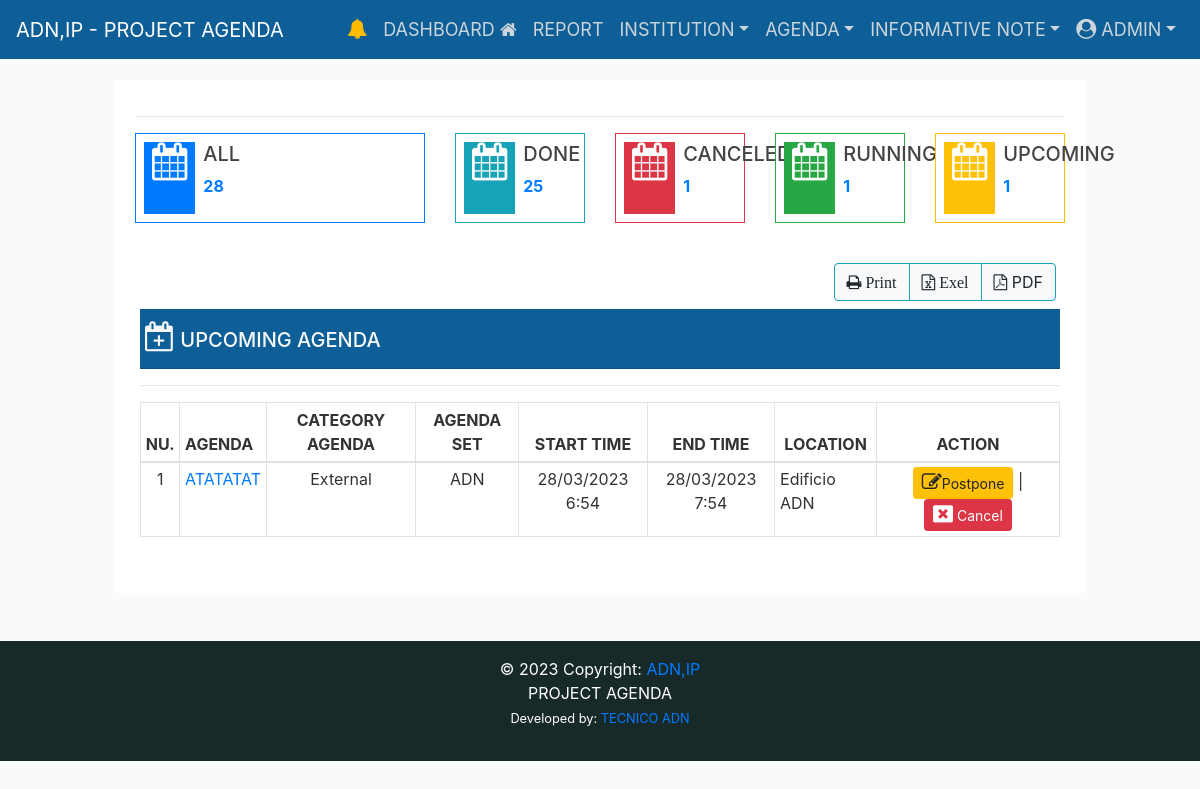
The app's page /upcoming-agenda/ (signed in), older data.
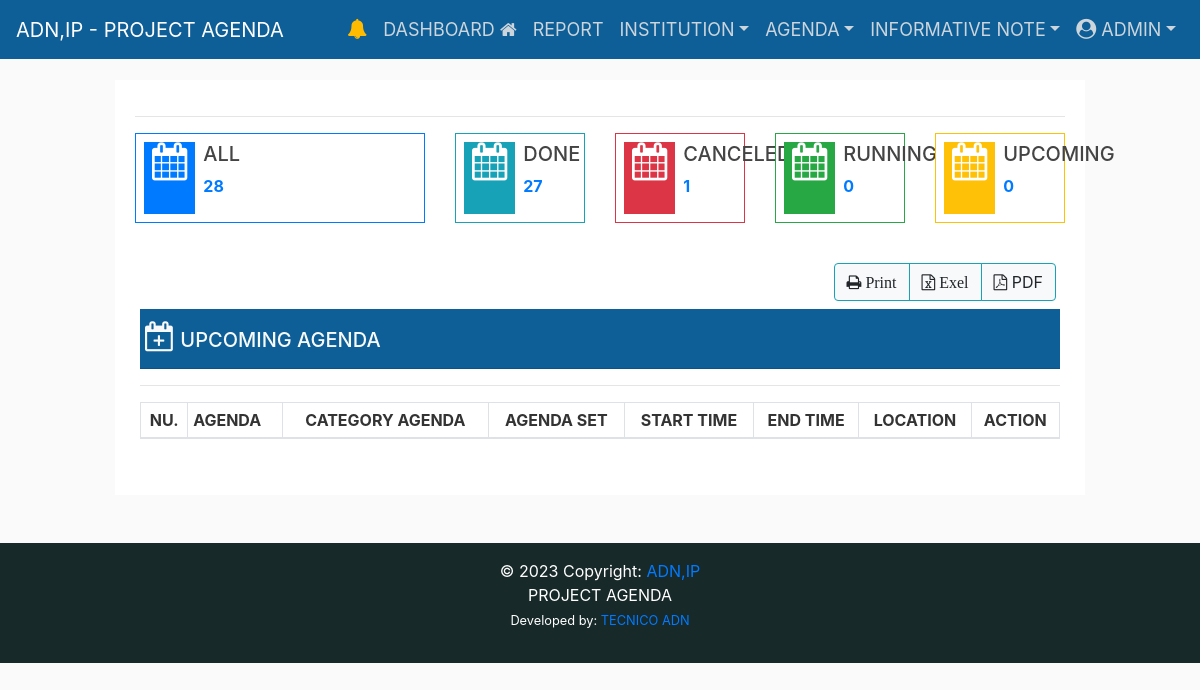
The same page, newer data.
### eventapps/event/models.py (models this page shows, shortened)
class Agenda(models.Model):
    user = models.ForeignKey(
        User, on_delete=models.CASCADE, related_name="agenda")
    title = models.CharField(
        max_length=255, unique=True, verbose_name='Agenda')
    title_slug = models.SlugField(
        max_length=255, null=False, unique=True, verbose_name='Title-Slug')
    catagenda = models.ForeignKey(
        CatAgenda, on_delete=models.CASCADE, related_name="agenda", verbose_name="Category Agenda")
    institution = models.ForeignKey(
        Institution, on_delete=models.CASCADE, related_name="agenda", verbose_name="Institution")
    start_time = models.DateTimeField()
    end_time = models.DateTimeField()
    location = models.CharField(max_length=255, null=False, blank=True)
    observation = models.TextField(null=False, blank=True)
    is_cancel = models.BooleanField(default=False)
    is_active = models.BooleanField(default=True)
    STATUS = (
        ('Pending', 'Pending'),
        ('Read', 'Read'),
    )
    status = models.CharField(max_length=20, choices=STATUS)
    created_at = models.DateTimeField(auto_now_add=True)
    updated_at = models.DateTimeField(auto_now=True)
    class Meta:
        verbose_name_plural = ("Agenda")
        ordering = ('-start_time', )

class CatAgenda(models.Model):
    name_category = models.CharField(
        max_length=200, unique=True, verbose_name='Category Agenda')
    class Meta:
        verbose_name_plural = ("Category Agenda")
    def __str__(self):
        return str(self.name_category)

### eventapps/institute/models.py (models this page shows)
class Institution(models.Model):
    name_institution = models.CharField(
        max_length=255, null=True, verbose_name="Institution Name:")
    class Meta:
        verbose_name_plural = ("Institution Invited")
    def __str__(self):
        return str(self.name_institution)

### eventapps/event/views.py (the view)
# urls.py: path('upcoming-agenda/', views.upcomingAgenda_list,
@login_required(login_url="/login/")
def upcomingAgenda_list(request):
    context = {
    }
    return render(request, 'event/upcoming_agenda.html', context)

### eventapps/templates/event/upcoming_agenda.html (shortened to what the changed rows need)
{% extends "layouts/base.html" %}
{% load static %}
{% block content %}
<div class="row d-flex justify-content-center ">
  <div class="col-sm-12">
    <div class="border-info shadow-lg bg-white">
      <div class="card-body">
        <div class="row">
          <div class="col-md-6 col-lg-2">
            <div class="widget-small border border-info d-flex justify-content-left p-2">
              <div class="pl-2">
                <a href="{%url 'concludedAgenda_list' %}">
                  <p><b>{{ concluded_agenda_count }}</b></p>
                </a>
              </div>
            </div>
          </div>
          <div class="col-md-6 col-lg-2">
            <div class="widget-small border border-success d-flex justify-content-left p-2">
              <div class="pl-2">
                <a href="{%url 'runningAgenda_list' %}">
                  <p><b>{{ running_agenda_count }}</b></p>
                </a>
              </div>
            </div>
          </div>
          <div class="col-md-6 col-lg-2">
            <div class="widget-small border border-warning d-flex justify-content-left p-2">
              <div class="pl-2">
                <a href="{%url 'upcomingAgenda_list' %}">
                  <p><b>{{ upcoming_agenda_count }}</b></p>
                </a>
              </div>
            </div>
          </div>
          <div class="col-md-12 pt-3">
            <div class="row">
              <div class="card-body">
                <section id='no-more-tables'>
                  <table class="table table-bordered table-sm" id="example" width="100%" cellspacing="0">
                    <thead>
                      <tr>
                        <th class="text-center">NU.</th>
                        <th>AGENDA</th>
                        <th class="text-center">CATEGORY AGENDA</th>
                        <th class="text-center">AGENDA SET</th>
                        <th class="text-center">START TIME</th>
                        <th class="text-center">END TIME</th>
                        <th class="text-center">LOCATION</th>
                        {% if user.is_authenticated %}
                        {% if user.groups.all.0.name != "gp_cord" %}
                        <th class="text-center">ACTION</th>
                        {% endif %}
                        {% endif %}
                      </tr>
                    </thead>
                    <tbody>
                      {% for obj in upcoming_agenda %}
                      <tr>
                        <td class="text-center">{{ forloop.counter }}</td>
                        <td data-title="Title">
                          <a href="{% url 'upcomingAgenda_list_detail' title_slug=obj.title_slug %}" class="float-left">
                            {{obj.title }}</a>
                        </td>
                        <td style="text-align:center;">{{obj.catagenda}}</td>
                        <td style="text-align:center;">{{obj.institution}}</td>
                        <td style="text-align:center;">{{obj.start_time|date:"d/m/Y G:i" }}</td>
                        <td style="text-align:center;">{{ obj.end_time|date:"d/m/Y G:i" }}</td>
                        <td class="text-justify">{{ obj.location }} </td>
                        {% if user.is_authenticated %}
                        {% if user.groups.all.0.name != "gp_cord" %}
                        <td class="text-center">
                          <a href="{% url 'postponeAgenda_list' pk=obj.id %}" data-toggle="tooltip" title="Postpone"
                            class="btn btn-sm btn-warning"><i class='fa fa-edit' style='font-size:20px'></i>Postpone</a>
                          |
                          <a href="{% url 'upcomingAgenda_cancel' pk=obj.id %}" data-toggle="tooltip" title="Cancel"
                            class="btn btn-sm btn-danger" onclick="return confirm(' Are you ready to cancel?')"><i
                              class="fa fa-window-close" style='font-size:20px' aria-hidden="true"></i> Cancel</a>
                        </td>
                        {% endif %}
                        {% endif %}
                      </tr>
                      {% endfor %}
                    </tbody>
                  </table>
                </section>
              </div>
            </div>
          </div>
        </div>
      </div>
    </div>
  </div>
  {% endblock %}

Row changes from the older to the newer data that the page shows:
no longer on this page (row edited): Agenda: title "ATATATAT", catagenda "External", institution "ADN", start_time "28/03/2023 6:54", end_time "28/03/2023 7:54", location "Edificio ADN"
Text that changed along with them:
{{ concluded_agenda_count }}: "25" → "27"
{{ running_agenda_count }}: "1" → "0"
{{ upcoming_agenda_count }}: "1" → "0"
